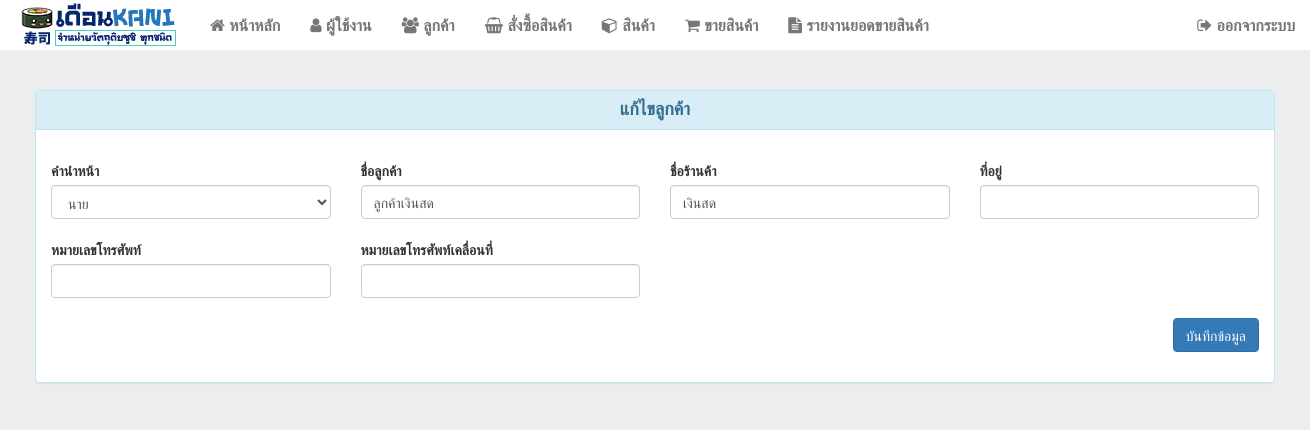
/index.php?viewName=editCustomer&customer_id=001 (signed in), run on an earlier commit of the app's database.
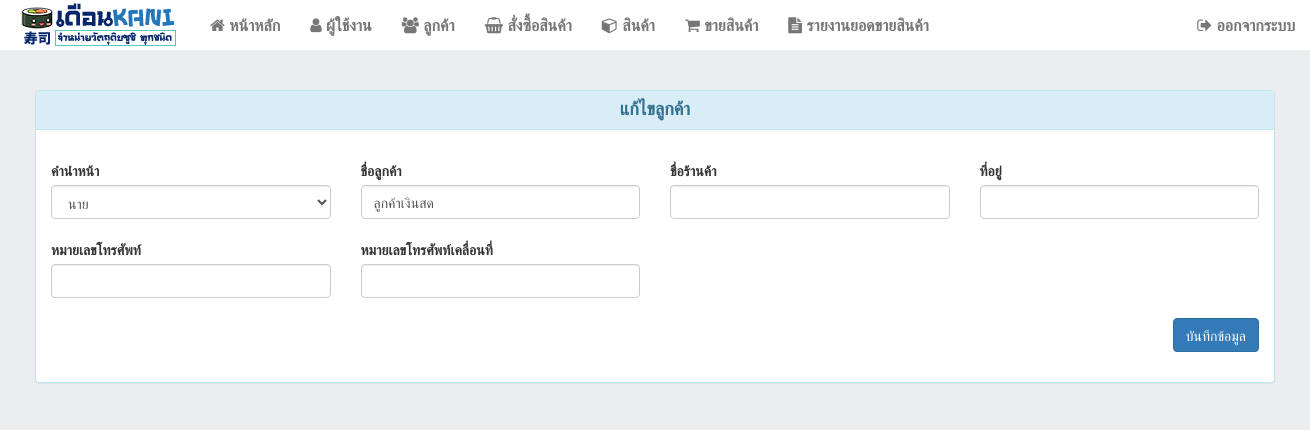
And on a later commit of the database.
### tables this page shows
CREATE TABLE `customer` (
  `customer_id` int(3) UNSIGNED ZEROFILL NOT NULL,
  `title_id` int(2) NOT NULL,
  `name_store` varchar(50) NOT NULL,
  `customer_name` varchar(50) NOT NULL,
  `address` varchar(100) NOT NULL,
  `tel` varchar(40) NOT NULL,
  `telephone` varchar(40) NOT NULL
);

### model/customer.php (called while the page is built, shortened)
<?php
class Customer {
    public function read($condition = "1=1 ") {
		$conn = new createCon();
        $con = $conn->connect();
        $this->sql = "SELECT * FROM  customer c LEFT OUTER JOIN title t ON c.title_id = t.title_id
          WHERE $condition ORDER BY c.customer_id ";
          mysqli_query($con,"SET NAMES 'utf8'");
        $query = mysqli_query($con,$this->sql);
        if ($query) {
            $result = array();
            while ($row = mysqli_fetch_array($query, MYSQLI_ASSOC)) {
                $result[] = $row;
            }
            return $result;
        } else {
            return false;
        }
    }
    public function read_title($condition = "1=1") {
		$conn = new createCon();
        $con = $conn->connect();
        $this->sql = "SELECT * FROM title WHERE $condition ";
          mysqli_query($con,"SET NAMES 'utf8'");
        $query = mysqli_query($con,$this->sql);
        if ($query) {
            $result = array();
            while ($row = mysqli_fetch_array($query, MYSQLI_ASSOC)) {
                $result[] = $row;
            }
            return $result;
        } else {
            return false;
        }
    }
}

### views/editCustomer.php (the view, shortened to what this page needs)
<?php
include "./model/customer.php";
$obj = new Customer();
$rows = $obj->read(" customer_id = {$_REQUEST['customer_id']} ");
$row = $rows[0];
$rows_title = $obj->read_title();
?>
<div class="container">
        <div id="loginbox" style="margin-top:50px;" class="mainbox col-md-12 col-md-offset-0 col-sm-8 col-sm-offset-2">
            <div class="panel panel-info" >
                    <div class="panel-heading">
                        <div class="panel-title f18" style="text-align: center; font-weight: bold;"  >แก้ไขลูกค้า</div>
                    </div>
                    <div style="padding-top:30px" class="panel-body" >
						<form action="conCustomer.php" method="post" class="form form-horizontal" enctype="multipart/form-data">
							<fieldset>
								<div class="row">
									<div class="col-md-3">
										<label>คำนำหน้า</label>
										<select id="title_id" name="title_id" class="form-control">
										<?php
											if ($rows_title != false) {
												foreach ($rows_title as $row_title) {
												?>
												<option <?php if ($row_title["title_id"] == $row["title_id"]) echo 'selected'; ?> value="<?= $row_title["title_id"] ?>" ><?= $row_title["title_name"] ?></option>
											<?php } } ?>
									</select>
									</div>
									<div class="col-md-3">
										<label>ชื่อลูกค้า</label>
										<input type="text" name="customer_name" value="<?= $row['customer_name'] ?>" class="form-control"  required="" />
									</div>
									<div class="col-md-3">
										<label>ชื่อร้านค้า</label>
										<input type="text" name="name_store" value="<?= $row['name_store'] ?>" class="form-control"  required="" />
									</div>
									<div class="col-md-3">
										<label>ที่อยู่</label>
										<input type="text" name="address" value="<?= $row['address'] ?>" class="form-control"  required="" />
									</div>
								</div>
								<div class="row">
								<div class="col-md-3">
										<label>หมายเลขโทรศัพท์</label>
										<input type="tel" id="tel" name="tel" value="<?= $row['tel'] ?>" class="form-control"  required="" />
									</div>
									<div class="col-md-3">
										<label>หมายเลขโทรศัพท์เคลื่อนที่</label>
										<input type="tel" id="telephone" name="telephone" value="<?= $row['telephone'] ?>" class="form-control"  required="" />
									</div>
								</div>
								<div class="row">
									<div class="col-md-12">
										<br />
										<button type="submit" class="btn btn-primary pull-right">
												บันทึกข้อมูล
										</button>
									</div>
									<div class="col-md-8">
									</div>
								</div>
							</fieldset>
						</form>
                        </div>
                    </div>
        </div>
         </div>

What changed in the data, as far as the page shows it:
changed customer "ลูกค้าเงินสด": name_store "เงินสด" → (not shown)
